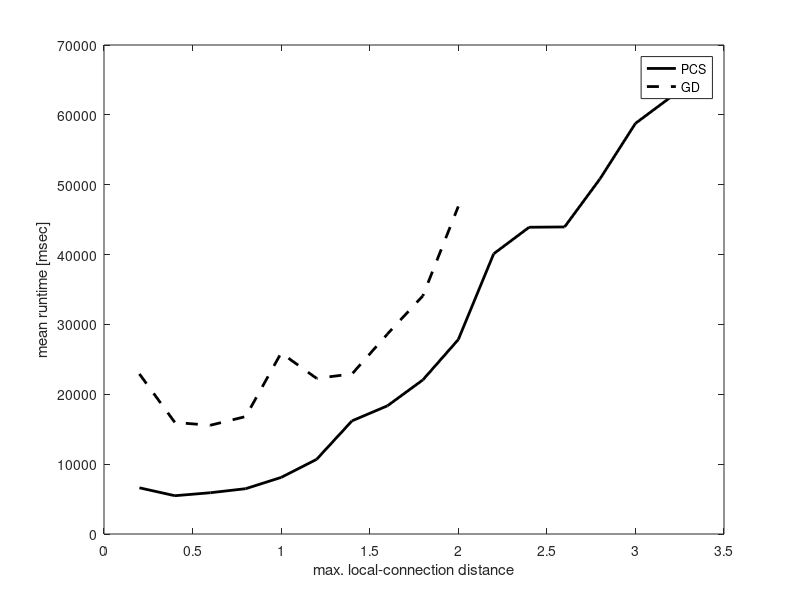
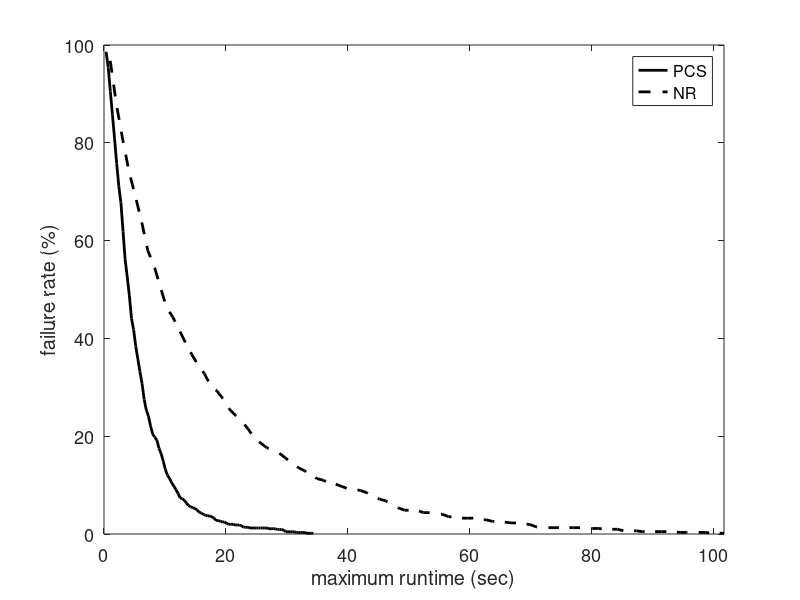

These charts were generated, in order, by the following MATLAB code:
% Performance comparison between the PCS, GD (with KDL) approaches. 
% The experiment is in one scene with obstacles where the start and goal configurations
% are: Env. II
% 		c_start = {1.1, 1.1, 0, 1.24, -1.5708, 0, -0.79567, 0.60136, 0.43858, -0.74986, -1.0074, -0.092294};
% 		c_goal = {-1.1, 1.35, -0.2, -1, -1.9, 0, 0.80875, 0.72363, -0.47891, -1.0484, 0.73278, 1.7491};
% This while benchmarking the maximum step distance.
% With joint limits of the ABB robots.
% last updated: 09/28/17

clear all
clc

%%
planners = {'BiRRT','RRT','LazyRRT','SBL'};
plannerType = planners{4};
switch plannerType
    case 'BiRRT'
        D1 = load('Benchmark_BiRRT_PCS_3poles_rB.txt'); D1 = D1(D1(:,2)==1,:);
        D2 = load('Benchmark_BiRRT_GD_3poles_rB.txt'); D2 = D2(D2(:,2)==1,:);
    case 'RRT'
        D1 = load('Benchmark_RRT_PCS_3poles_rB.txt');  D1 = D1(D1(:,2)==1,:);
        D2 = load('Benchmark_RRT_GD_3poles_rB.txt'); D2 = D2(D2(:,2)==1,:);
    case 'LazyRRT'
        D1 = load('Benchmark_LazyRRT_PCS_3poles_rB.txt'); D1 = D1(D1(:,2)==1,:); D1 = D1(D1(:,1)~=0.8 & D1(:,1)~=1.2,:);
        D2 = load('Benchmark_LazyRRT_GD_3poles_rB.txt');  D2 = D2(D2(:,2)==1,:);
    case 'SBL'
        D1 = load('Benchmark_SBL_PCS_3poles_rB.txt'); D1 = D1(D1(:,2)==1,:);
        D2 = [load('Benchmark_SBL_GD_3poles_rB_1.txt'); load('Benchmark_SBL_GD_3poles_rB_2.txt')]; D2 = D2(D2(:,2)==1,:);
        D2 = D2(D2(:,2)==1,:);
end

%% 
disp(['Results for ' plannerType ':']);

%%
% PCS
rd = sort(unique(D1(:,1)));
for i = 1:length(rd)
    M = D1(D1(:,1)==rd(i), 2:end);
    td(i) = mean(M(:,3))*1e3;
    td_ste(i) = 1e3*std(M(:,4))/sqrt(size(M,1));
end

%%
% GD
rg = sort(unique(D2(:,1)));
for i = 1:length(rg)
    M = D2(D2(:,1)==rg(i), 2:end);
%     disp([i-1 rg(i)  size(M,1)])
    tg(i) = mean(M(:,3))*1e3;
    tg_ste(i) = 1e3*std(M(:,4))/sqrt(size(M,1));
end

%%
disp(' ');
[tdmin, id] = min(td);
[tgmin, ig] = min(tg);

%%
h = figure(1);
clf
plot(rd,td,'-k','linewidth',2);
% errorbar(rd,td,td_ste,'-k','linewidth',2);
hold on
plot(rg,tg,'--k','linewidth',2);
% errorbar(rg,tg,tg_ste,'--k','linewidth',2);
hold off
ylabel('mean runtime [msec]');
xlabel('max. local-connection distance');
legend('PCS','GD');
% xlim([0 6]);
% xlim([min(rd) max(rd)]);

%% 
sS = rd(id);
tmin = tdmin;
D1 = D1(D1(:,1)==sS, 2:end); 
verf = D1(:,1)==1;
suc = D1(:,2)==1;

D = D1;
disp('------------------------------------');
disp('PCS:');
disp(['Results of ' num2str(size(D,1)) ' queries.']);
disp(['Minimum avg. runtime is ' num2str(tmin) 'msec with d = ' num2str(sS) ]);
disp(['Plan distance: ' num2str(D(1,3)) ]);
disp(['Avg. runtime: ' num2str(mean(D(:,3))*1e3)  ' +/- ' num2str(std(D(:,3))/sqrt(size(D,1))*1e3) ' msec ']);
disp(['Min. runtime: ' num2str(min(D(:,3))*1e3) ' msec ']);
disp(['Avg. nodes in path: ' num2str(floor(mean(D(:,9)))) ]);
disp(['Avg. nodes in trees: ' num2str(floor(mean(D(:,10)))) ]);
disp(['Avg. number of projections: ' num2str(floor(mean(D(:,4)))) ]);
disp(['Avg. local-connection time: ' num2str(mean(D(:,11)./D(:,12))*1e3)  ' +/- ' num2str(std(D(:,11)./D(:,12))/sqrt(size(D,1))*1e3) ' msec ']);
disp(['Avg. total local-connection time: ' num2str(mean(D(:,11))*1e3)  ' +/- ' num2str(std(D(:,11))/sqrt(size(D,1))*1e3) ' msec ']);
disp(['Avg. number of local connection checks: ' num2str(mean(D(:,12)))]);
disp(['Avg. collision check time: ' num2str(mean(D(:,7))*1e3) ' msec.']);
disp(['Percent of successful local connections: ' num2str(100*mean(D(:,13)./D(:,12)))]);

%%
sS = rg(ig);
tmin = tgmin;
D2 = D2(D2(:,1)==sS, 2:end);
verf = D2(:,1)==1;
suc = D2(:,2)==1;

D = D2;
disp('------------------------------------');
disp('GD:');
disp(['Results of ' num2str(size(D,1)) ' queries.']);
disp(['Minimum avg. runtime is ' num2str(tmin) 'msec with d = ' num2str(sS) ]);
disp(['Plan distance: ' num2str(D(1,3)) ]);
disp(['Avg. runtime: ' num2str(mean(D(:,3))*1e3)  ' +/- ' num2str(std(D(:,3))/sqrt(size(D,1))*1e3) ' msec ']);
disp(['Min. runtime: ' num2str(min(D(:,3))*1e3) ' msec ']);
disp(['Avg. nodes in path: ' num2str(floor(mean(D(:,9)))) ]);
disp(['Avg. nodes in trees: ' num2str(floor(mean(D(:,10)))) ]);
disp(['Avg. number of projections: ' num2str(floor(mean(D(:,4)))) ]);
disp(['Avg. local-connection time: ' num2str(mean(D(:,11)./D(:,12))*1e3)  ' +/- ' num2str(std(D(:,11)./D(:,12))/sqrt(size(D,1))*1e3) ' msec ']);
disp(['Avg. total local-connection time: ' num2str(mean(D(:,11))*1e3)  ' +/- ' num2str(std(D(:,11))/sqrt(size(D,1))*1e3) ' msec ']);
disp(['Avg. number of local connection checks: ' num2str(mean(D(:,12)))]);
disp(['Avg. collision check time: ' num2str(mean(D(:,7))*1e3) ' msec.']);
disp(['Percent of successful local connections: ' num2str(100*mean(D(:,13)./D(:,12)))]);

%%
disp(' ');
disp(['Best speed-up: t_{pcs}/t_{gd} = ' num2str(tdmin/tgmin) ]);

%%
%%
%%
% PCS
td = D1(:,3);
maxT = max(td);
T1 = linspace(0,maxT,100);
T1 = T1(2:end);
for i = 1:length(T1)
    sd = td < T1(i);
    md(i) = mean(td(sd));
    Md(i) = 1-sum(sd)/length(td);
end
%%
% GD
tg = D2(:,3);
maxT = max(tg);
T2 = linspace(0,maxT,100);
T2 = T2(2:end);
for i = 1:length(T2)
    sg = tg < T2(i);
    mg(i) = mean(tg(sg));
    Mg(i) = 1-sum(sg)/length(tg);
end

%%
h = figure(2);
clf
plot(T1,Md*100,'-k','linewidth',2);
hold on
plot(T2,Mg*100,'--k','linewidth',2);
hold off
xlabel('maximum runtime (sec)');
ylabel('failure rate (%)');
legend('PCS','NR');
xlim([0 max([T1 T2])]);
% title(plannerType);
set(gca,'fontsize',13);
% set(h, 'Position', [100, 100, 800, 400]);
% print PCS_NR_runtime.eps -depsc -r200
